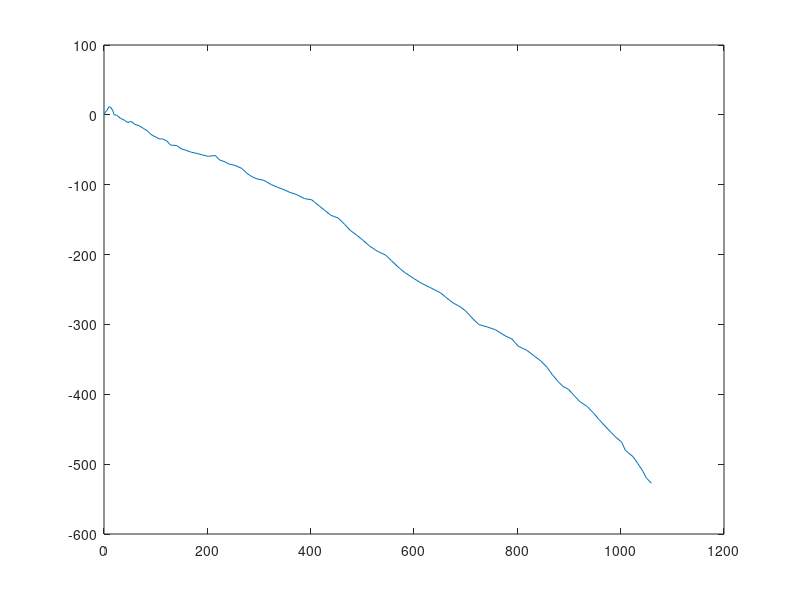

MATLAB code to generate this figure:
% Lab 4

clear all
close all

% Simulation of object motion

N=100; % number of time instants

Delta=1.5; % Velocity of the object 

A=[1 0 Delta 0; 0 1 0 Delta; 0 0 1 0; 0 0 0 1];

sigma_Qx= 2;
sigma_Qv= 0.5;

epsilon=zeros(4,N);
epsilon(1:2,:)=sigma_Qx*randn(2,N);
epsilon(3:4,:)=sigma_Qv*randn(2,N);
z=zeros(4,N); % state vector (over time)
z(:,1)=[0 0 Delta Delta].'; % Initial state: coordinates at time 0 are (0,0)
for i=2:N
    z(:,i)=A*z(:,i-1)+epsilon(:,i);
end


C=[1 0 0 0 ; 0 1 0 0];
sigma_R=20;
delta=sigma_R*randn(2,N);
y=zeros(2,N);
y(:,1)=[0 0].';
for i=2:N
    y(:,i)=C*z(:,i)+delta(:,i);
end

% This figure plots object motion trajectory
figure
plot(z(1,:),z(2,:))
